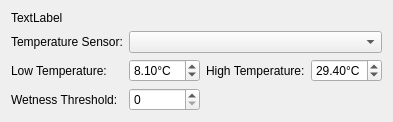
<?xml version="1.0" encoding="UTF-8"?>
<ui version="4.0">
 <class>Form</class>
 <widget class="QWidget" name="Form">
  <property name="geometry">
   <rect>
    <x>0</x>
    <y>0</y>
    <width>391</width>
    <height>115</height>
   </rect>
  </property>
  <property name="windowTitle">
   <string>Criteria</string>
  </property>
  <layout class="QGridLayout" name="gridLayout">
   <item row="3" column="1">
    <widget class="QSpinBox" name="wetness_threshold">
     <property name="maximum">
      <number>15</number>
     </property>
    </widget>
   </item>
   <item row="2" column="3">
    <widget class="QDoubleSpinBox" name="high_temp">
     <property name="suffix">
      <string>°C</string>
     </property>
     <property name="value">
      <double>29.399999999999999</double>
     </property>
    </widget>
   </item>
   <item row="1" column="1" colspan="3">
    <widget class="QComboBox" name="temp_sensor">
     <property name="options" stdset="0">
      <string>temperature-sensors</string>
     </property>
    </widget>
   </item>
   <item row="3" column="0">
    <widget class="QLabel" name="label_5">
     <property name="text">
      <string>Wetness Threshold:</string>
     </property>
    </widget>
   </item>
   <item row="2" column="2">
    <widget class="QLabel" name="label_4">
     <property name="text">
      <string>High Temperature:</string>
     </property>
    </widget>
   </item>
   <item row="1" column="0">
    <widget class="QLabel" name="label">
     <property name="text">
      <string>Temperature Sensor:</string>
     </property>
    </widget>
   </item>
   <item row="0" column="0" colspan="2">
    <widget class="QLabel" name="reportNameBig">
     <property name="text">
      <string>TextLabel</string>
     </property>
    </widget>
   </item>
   <item row="2" column="0">
    <widget class="QLabel" name="label_2">
     <property name="text">
      <string>Low Temperature:</string>
     </property>
    </widget>
   </item>
   <item row="2" column="1">
    <widget class="QDoubleSpinBox" name="low_temp">
     <property name="suffix">
      <string>°C</string>
     </property>
     <property name="value">
      <double>8.100000000000000</double>
     </property>
    </widget>
   </item>
   <item row="4" column="1">
    <spacer name="verticalSpacer">
     <property name="orientation">
      <enum>Qt::Vertical</enum>
     </property>
     <property name="sizeHint" stdset="0">
      <size>
       <width>20</width>
       <height>40</height>
      </size>
     </property>
    </spacer>
   </item>
  </layout>
 </widget>
 <tabstops>
  <tabstop>temp_sensor</tabstop>
  <tabstop>low_temp</tabstop>
  <tabstop>high_temp</tabstop>
  <tabstop>wetness_threshold</tabstop>
 </tabstops>
 <resources/>
 <connections/>
</ui>
